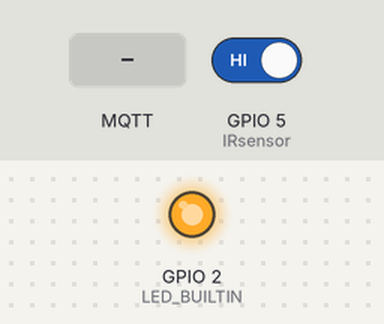
The sketch below on a simulated ESP8266 (NodeMCU). On the bench: output pins drawn as LEDs (lit = HIGH, except the on-board LED, lit = LOW). The test bench sets the inputs (shaded band); at power-on: GPIO 5 (IRsensor) HIGH. WiFi joins after 1.5 s; servers stay silent unless stated; random numbers use the default seed unless the sketch sets one; no MQTT or app messages arrive unless stated; what the sketch prints to the serial monitor is not drawn.

Above: at 2.7 s.
2.8 s: MQTT message "0" arrives on the first subscribed topic
At 4.0 s:
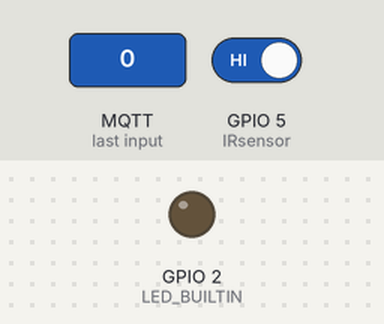
4.3 s: MQTT message "1" arrives on the first subscribed topic
At 5.1 s:
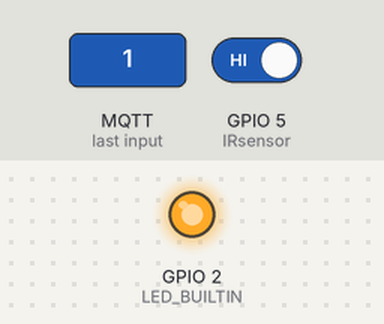
5.8 s: MQTT message "2" arrives on the first subscribed topic
At 6.3 s:
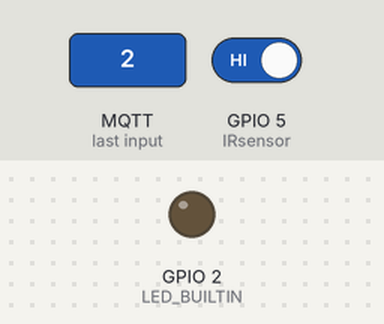
Timing chart, 0 to 8.8 s (numbered marks = the images above; inputs shaded):
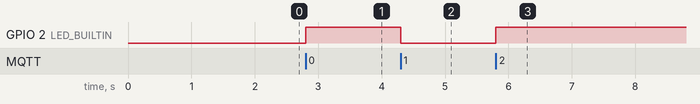

The sketch:

index.ino
```cpp
#include <ESP8266WiFi.h>
#define WIFI_SSID "cm_guest"
#define WIFI_PASSWORD "87654321"

// MQTT
#include <PubSubClient.h>
const char *mqtt_server = "broker.mqtt-dashboard.com";
WiFiClient espClient;
PubSubClient client(espClient);
long lastMsg = 0;
char msg[50];
const char *topic = "cmlek/infrareds/ir1";

// Infrared
#define IRsensor 5 // 5 = D1, 4 = D2
long lastTimestamp = 0;
int count = 0;
int lastCount = 0;

void setup()
{
    Serial.begin(115200);
    pinMode(LED_BUILTIN, OUTPUT);
    getWiFiIPAddress();

    // infrared
    pinMode(IRsensor, INPUT_PULLUP);
    attachInterrupt(IRsensor, react, CHANGE);

    // Connect MQTT Server
    client.setServer(mqtt_server, 1883);
    client.setCallback(callback);
}

void loop()
{
    if (!client.connected())
    {
        reconnect();
    }
    client.loop();

    // Publish Infrared begin
    if (lastCount != count)
    {
        snprintf(msg, 75, "{\"Counter\" : %ld}", count);
        client.publish(topic, msg);
        lastCount = count;
    }
    // Publish Infrared end
}

// MQTT Code begin
void callback(char *topic, byte *payload, unsigned int length)
{
    Serial.print("Message arrived [");
    Serial.print(topic);
    Serial.print("] ");
    for (int i = 0; i < length; i++)
    {
        Serial.print((char)payload[i]);
    }
    Serial.println();

    // Switch on the LED if an 1 was received as first character
    if ((char)payload[0] == '1')
    {
        digitalWrite(BUILTIN_LED, LOW); // Turn the LED on (Note that LOW is the voltage level
                                        // but actually the LED is on; this is because
                                        // it is acive low on the ESP-01)
    }
    else
    {
        digitalWrite(BUILTIN_LED, HIGH); // Turn the LED off by making the voltage HIGH
    }
}

void reconnect()
{
    // Loop until we're reconnected
    while (!client.connected())
    {
        Serial.print("Attempting MQTT connection...");
        // Create a random client ID
        String clientId = "ESP8266Client-";
        clientId += String(random(0xffff), HEX);
        // Attempt to connect
        if (client.connect(clientId.c_str()))
        {
            Serial.println("connected");
            // Once connected, publish an announcement...
            client.publish(topic, "online");
            // ... and resubscribe
            client.subscribe("cmlek/mobiles/switch1");
        }
        else
        {
            Serial.print("failed, rc=");
            Serial.print(client.state());
            Serial.println(" try again in 5 seconds");
            // Wait 5 seconds before retrying
            delay(5000);
        }
    }
}

// MQTT Code end

//When interrupt orrcured, activate react function.
void react()
{
    long currentTimestamp = millis();
    if ((currentTimestamp - lastTimestamp) > 200)
    {
        count++;
        Serial.println(count);
    }
    lastTimestamp = currentTimestamp;
}

void getWiFiIPAddress()
{
    // connect to wifi.
    WiFi.begin(WIFI_SSID, WIFI_PASSWORD);
    Serial.print("connecting");
    while (WiFi.status() != WL_CONNECTED)
    {
        Serial.print(".");
        delay(500);
    }
    Serial.println();
    Serial.print("connected: ");
    Serial.println(WiFi.localIP());
}
```

Measured:
- after the input at 2.8 s, GPIO 2 (LED_BUILTIN): LOW → HIGH at once
- after the input at 4.3 s, GPIO 2 (LED_BUILTIN): HIGH → LOW at once
- after the input at 5.8 s, GPIO 2 (LED_BUILTIN): LOW → HIGH at once
